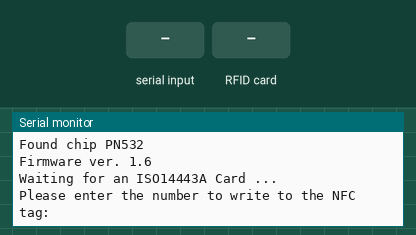
Recording of a sketch running on a simulated Arduino Leonardo, built with avr-gcc and run on an emulated ATmega32U4. Parts: the last lines printed to the serial monitor. The test bench sets the inputs (shaded band).

Above: at 1.2 s.
1.3 s: "90,45\n" received over Serial
At 2.5 s:
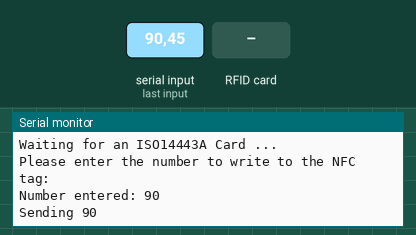
2.8 s: RFID card 5E 7A 19 C4 held to the reader
At 3.6 s:
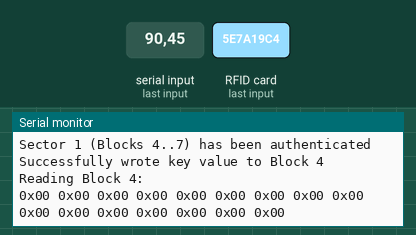
4.3 s: RFID card 5E 7A 19 C4 held to the reader
At 7.0 s:
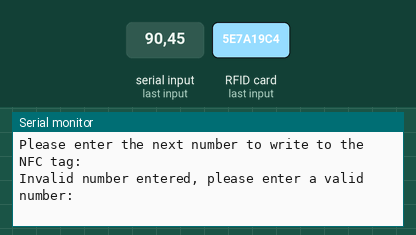

The sketch:

nfc_writer.ino
```cpp
#include <Wire.h>
#include <SPI.h>
#include <Adafruit_PN532.h>

// If using the breakout with SPI, define the pins for SPI communication.
#define PN532_SCK  (2)
#define PN532_MOSI (3)
#define PN532_SS   (4)
#define PN532_MISO (5)

#define PN532_IRQ   (2)
#define PN532_RESET (3)  // Not connected by default on the NFC Shield

Adafruit_PN532 nfc(PN532_IRQ, PN532_RESET);

// Global variable to store the key value
uint8_t key = 64;

void setup(void) {
  Serial.begin(115200);
  while (!Serial) delay(10); // for Leonardo/Micro/Zero

  Serial.println("Hello!");

  nfc.begin();

  uint32_t versiondata = nfc.getFirmwareVersion();
  if (! versiondata) {
    Serial.println("Didn't find PN53x board");
    while (1); // halt
  }
  // Got ok data, print it out!
  Serial.print("Found chip PN5"); Serial.println((versiondata >> 24) & 0xFF, HEX);
  Serial.print("Firmware ver. "); Serial.print((versiondata >> 16) & 0xFF, DEC);
  Serial.print('.'); Serial.println((versiondata >> 8) & 0xFF, DEC);

  Serial.println("Waiting for an ISO14443A Card ...");
  Serial.println("Please enter the number to write to the NFC tag:");
}

void loop(void) {
  static bool numberEntered = false;

  // Check if a number has been entered in the serial monitor
  if (Serial.available() > 0 && !numberEntered) {
    key = Serial.parseInt(); // Read the number entered
    if (key != 0) { // Ensure a valid number is entered
      Serial.print("Number entered: ");
      Serial.println(key);
      Serial.print("Sending ");
      Serial.println(key);
      numberEntered = true;
    } else {
      Serial.println("Invalid number entered, please enter a valid number:");
    }
  }

  if (numberEntered) {
    uint8_t success;
    uint8_t uid[] = { 0, 0, 0, 0, 0, 0, 0 };  // Buffer to store the returned UID
    uint8_t uidLength;                        // Length of the UID (4 or 7 bytes depending on ISO14443A card type)

    success = nfc.readPassiveTargetID(PN532_MIFARE_ISO14443A, uid, &uidLength);

    if (success) {
      // Display some basic information about the card
      Serial.println("Found an ISO14443A card");
      Serial.print("  UID Length: "); Serial.print(uidLength, DEC); Serial.println(" bytes");
      Serial.print("  UID Value: ");
      nfc.PrintHex(uid, uidLength);
      Serial.println("");

      if (uidLength == 4) {
        // We probably have a Mifare Classic card ...
        Serial.println("Seems to be a Mifare Classic card (4 byte UID)");

        // Now we need to try to authenticate it for read/write access
        // Try with the factory default KeyA: 0xFF 0xFF 0xFF 0xFF 0xFF 0xFF
        Serial.println("Trying to authenticate block 4 with default KEYA value");
        uint8_t keya[6] = { 0xFF, 0xFF, 0xFF, 0xFF, 0xFF, 0xFF };

        // Start with block 4 (the first block of sector 1) since sector 0
        // contains the manufacturer data and it's probably better just
        // to leave it alone unless you know what you're doing
        success = nfc.mifareclassic_AuthenticateBlock(uid, uidLength, 4, 0, keya);

        if (success) {
          Serial.println("Sector 1 (Blocks 4..7) has been authenticated");
          uint8_t data[16];

          // Write the key value to block 4
          memset(data, 0, sizeof(data)); // Clear the buffer
          data[0] = key; // Write the key value to the first byte
          success = nfc.mifareclassic_WriteDataBlock(4, data);

          if (success) {
            Serial.println("Successfully wrote key value to Block 4");

            // Try to read the contents of block 4
            success = nfc.mifareclassic_ReadDataBlock(4, data);

            if (success) {
              // Data seems to have been read ... spit it out
              Serial.println("Reading Block 4:");
              nfc.PrintHexChar(data, 16);
              Serial.println("");

              // Wait a bit before reading the card again
              delay(1000);
            } else {
              Serial.println("Ooops ... unable to read the requested block. Try another key?");
            }
          } else {
            Serial.println("Ooops ... unable to write to the requested block. Try another key?");
          }
        } else {
          Serial.println("Ooops ... authentication failed: Try another key?");
        }
      }

      if (uidLength == 7) {
        // We probably have a Mifare Ultralight card ...
        Serial.println("Seems to be a Mifare Ultralight tag (7 byte UID)");

        // Write the key value to page 4
        Serial.println("Writing key value to page 4");
        uint8_t data[4];
        memset(data, 0, sizeof(data)); // Clear the buffer
        data[0] = key; // Write the key value to the first byte
        success = nfc.mifareultralight_WritePage(4, data);

        if (success) {
          Serial.println("Successfully wrote key value to page 4");

          // Try to read the first general-purpose user page (#4)
          Serial.println("Reading page 4");
          success = nfc.mifareultralight_ReadPage(4, data);
          if (success) {
            // Data seems to have been read ... spit it out
            nfc.PrintHexChar(data, 4);
            Serial.println("");

            // Wait a bit before reading the card again
            delay(1000);
          } else {
            Serial.println("Ooops ... unable to read the requested page!?");
          }
        } else {
          Serial.println("Ooops ... unable to write to the requested page!?");
        }
      }

      // Reset to wait for the next number
      numberEntered = false;
      Serial.println("Please enter the next number to write to the NFC tag:");
    } else {
      Serial.println("Waiting for an ISO14443A Card ...");
      delay(1000); // Add a delay to avoid flooding the serial output
    }
  }
}
```

Measured:
- after the input at 1.3 s, the serial monitor: prints a new line at once (image 1)
- after the input at 2.8 s, the serial monitor: prints a new line at once (image 2)
- after the input at 4.3 s, the serial monitor: prints a new line after 2.0 s (image 3)
